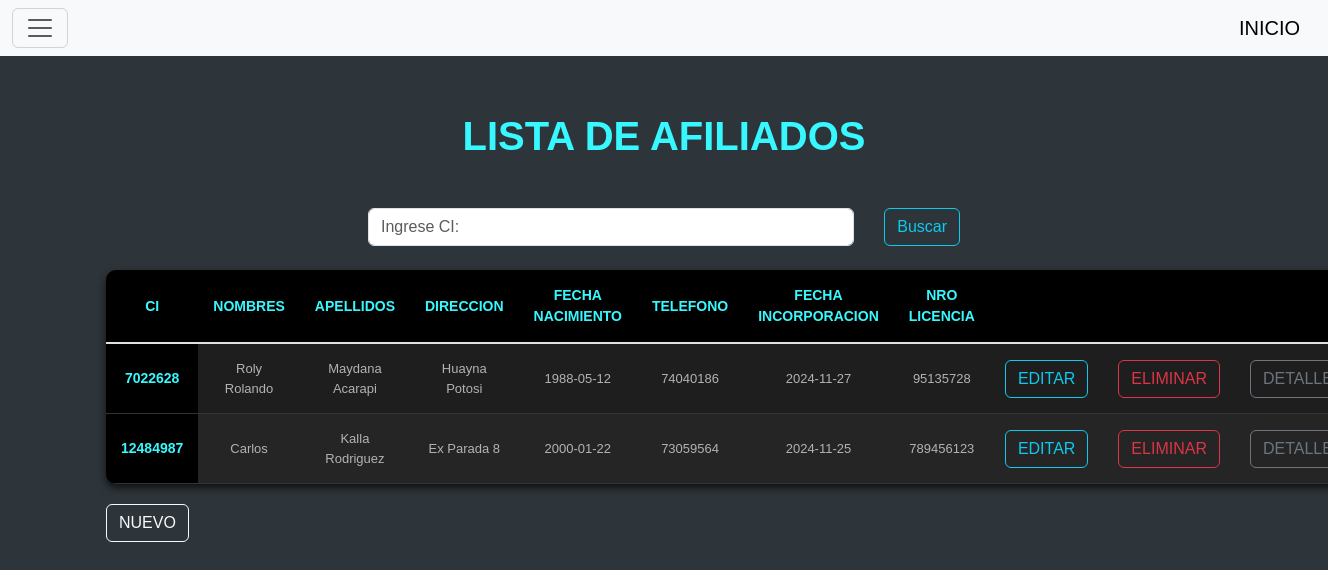
The app's page /afiliados, older data.
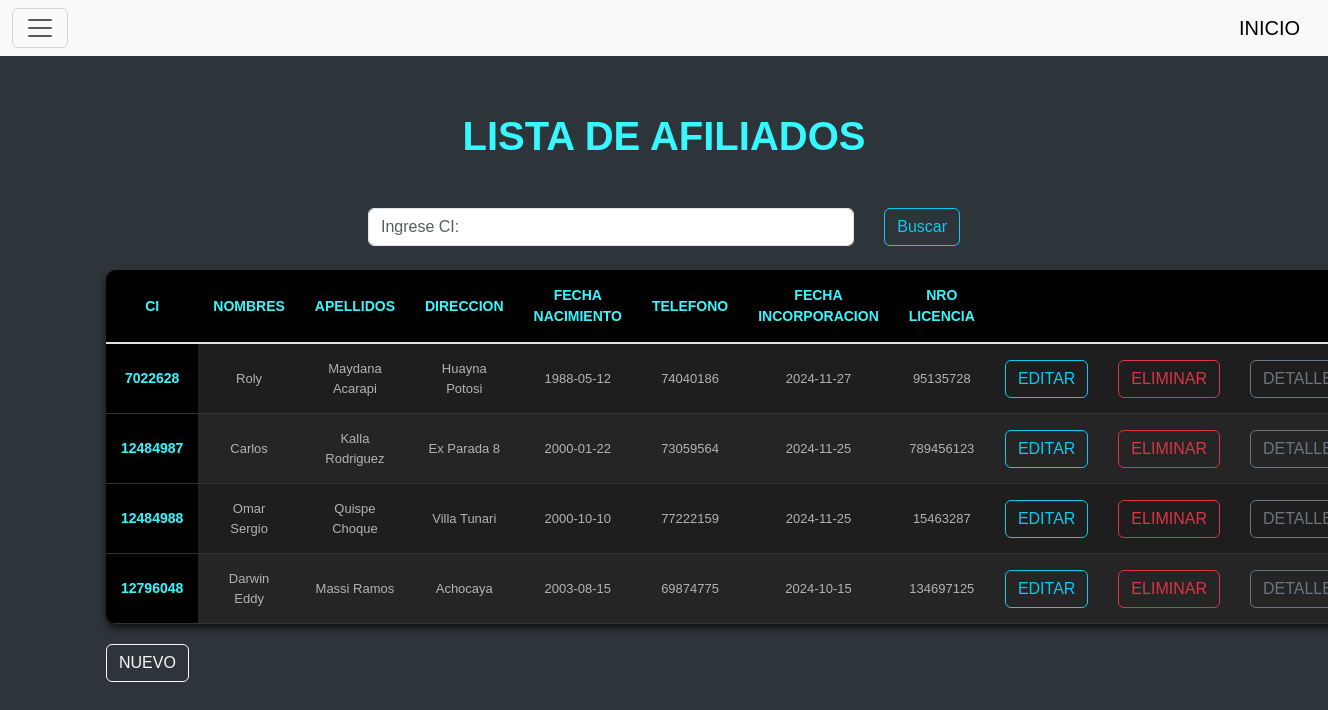
The same page, newer data.
### tables this page shows
CREATE TABLE afiliado(
        ci INTEGER PRIMARY KEY,
        nombres TEXT NOT NULL,
        apellidos TEXT NOT NULL,
        direccion TEXT NOT NULL,
        fecha_nacimiento DATE NOT NULL,
        telefono INTEGER NOT NULL,
        fecha_incorporacion DATE NOT NULL,
        nro_licencia TEXT NOT NULL
        );

### blueprints/afiliados/__init__.py (the view)
@afiliados_bp.route("/afiliados")
def index():
    conn=sqlite3.connect("star_service.db")
    conn.row_factory=sqlite3.Row
    cur=conn.cursor()
    cur.execute("SELECT * FROM afiliado ORDER BY fecha_incorporacion DESC")
    afiliados=cur.fetchall()
    return render_template("index_afiliado.html",afiliados=afiliados)

### blueprints/afiliados/templates/index_afiliado.html (shortened to what this page needs)
{% include 'header.html' %}
<div class="container mt-4">
  <h1 class="fw-bold">LISTA DE AFILIADOS</h1>
<br>
<form action="{{ url_for('afiliados.buscar_afi') }}" method="POST" class="mb-4">
  <br>
  <div class="row g-2 align-items-center">
      <div class="search-container">
          <input type="text" name="termino" id="termino" class="form-control"
                 value="{{ termino | default('') }}" placeholder="Ingrese CI:" required>
          <button type="submit" class="btn btn-outline-info">Buscar</button>
      </div>
  </div>
</form>
<table class="tabla-gris">
    <thead>
      <tr>
        <th scope="col">CI</th>
        <th scope="col">NOMBRES</th>
        <th scope="col">APELLIDOS</th>
        <th scope="col">DIRECCION</th>
        <th scope="col">FECHA NACIMIENTO</th>
        <th scope="col">TELEFONO</th>
        <th scope="col">FECHA INCORPORACION</th>
        <th scope="col">NRO LICENCIA</th>
        <th></th>
        <th></th>
        <th></th>
      </tr>
    </thead>
    <tbody class="table-group-divider">
        {% for item in afiliados %}
      <tr>
        <th scope="row">{{item['ci']}}</th>
        <td>{{item['nombres']}}</td>
        <td>{{item['apellidos']}}</td>
        <td>{{item['direccion']}}</td>
        <td>{{item['fecha_nacimiento']}}</td>
        <td>{{item['telefono']}}</td>
        <td>{{item['fecha_incorporacion']}}</td>
        <td>{{item['nro_licencia']}}</td>
        <td>
          <a href="/edit/{{item.ci}}" class="btn btn-outline-info">EDITAR</a>
        </td>
        <td>
          <a href="/borrar/{{item.ci}}" onclick="return(confirm('Esta seguro?'))" class="btn btn-outline-danger">ELIMINAR</a>
        </td>
        <td>
          <a href="{{url_for('afiliados.detalle_afiliado', ci=item.ci)}}" class="btn btn-outline-secondary">DETALLES</a>
        </td>
      </tr>
        {% endfor %}
    </tbody>
  </table>
  <div >
    <a href="{{url_for('afiliados.afiliado_crear')}}" class="btn btn-outline-light" >NUEVO</a>
  </div>
{% include 'footer.html' %}

Row changes from the older to the newer data that the page shows:
changed afiliado "Maydana Acarapi": nombres "Roly Rolando" → "Roly"
added afiliado: ci "12484988", nombres "Omar Sergio", apellidos "Quispe Choque", direccion "Villa Tunari", fecha_nacimiento "2000-10-10", telefono "77222159", fecha_incorporacion "2024-11-25", nro_licencia "15463287"
added afiliado: ci "12796048", nombres "Darwin Eddy", apellidos "Massi Ramos", direccion "Achocaya", fecha_nacimiento "2003-08-15", telefono "69874775", fecha_incorporacion "2024-10-15", nro_licencia "134697125"
